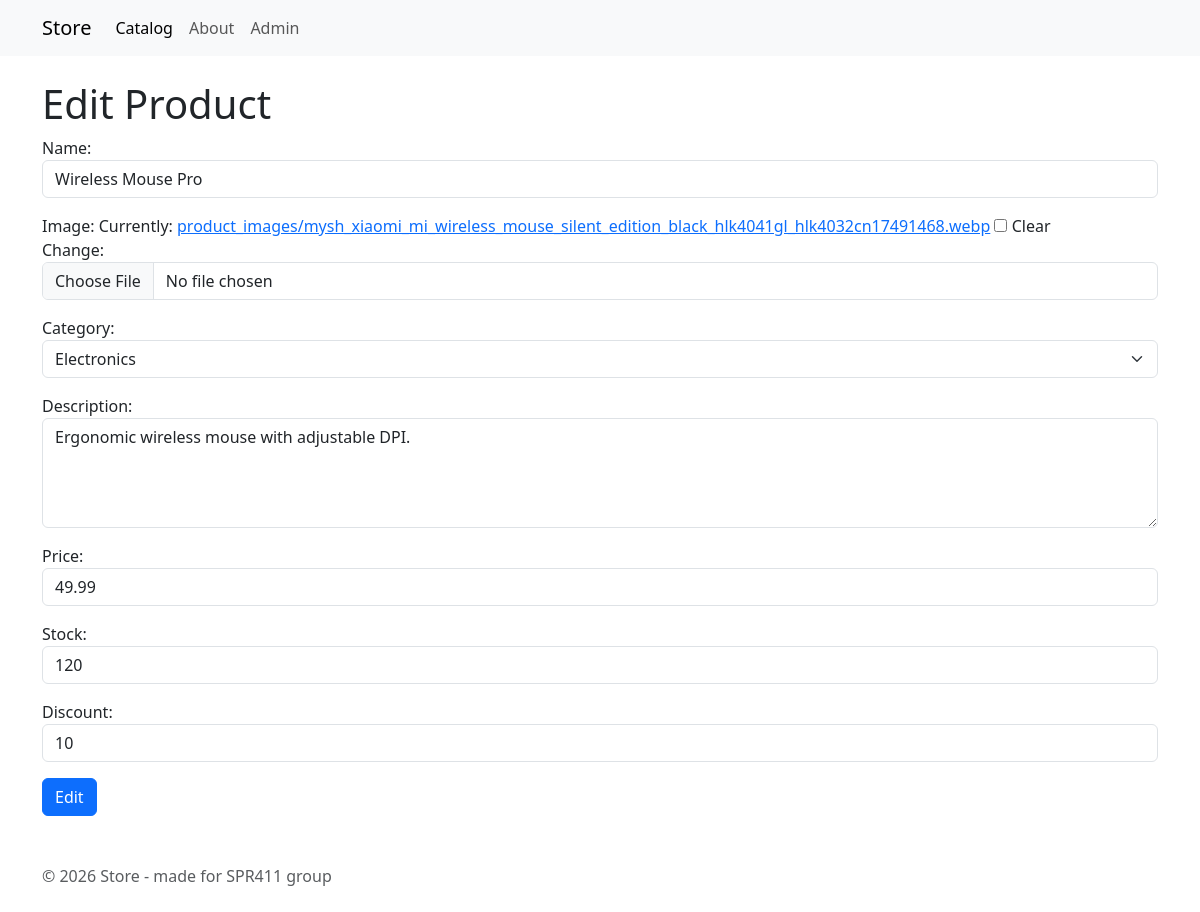
The app's page /products/edit/1/ with its own data.
### products_app/models.py (models this page shows, shortened)
class Product(models.Model):
    CATEGORY_CHOICES = [
        ('electronics', 'Electronics'),
        ('clothing', 'Clothing'),
        ('books', 'Books'),
        ('furniture', 'Furniture'),
        ('others', 'Others'),
    ]
    name = models.CharField(max_length=100)
    image = models.ImageField(upload_to='product_images/', null=True, blank=True)
    description = models.TextField(blank=True, null=True)
    price = models.DecimalField(max_digits=10, decimal_places=2)
    stock = models.IntegerField()
    category = models.CharField(max_length=50, choices=CATEGORY_CHOICES, default='others')
    discount = models.IntegerField(default=0)
    created_at = models.DateTimeField(auto_now_add=True)

### products_app/views.py (the view, shortened to what this page needs)
# urls.py: path('products/edit/<int:product_id>/', views.edit_product, name='edit_product'),
def edit_product(request, product_id):
    item = get_object_or_404(Product, id=product_id)
    form = product.ProductForm(instance=item)
    return render(request, 'products/edit.html', {'form': form})

### products_app/forms/product.py
class ProductForm(forms.ModelForm):
    class Meta:
        model = Product
        fields = ['name', 'image', 'category', 'description', 'price', 'stock', 'discount']
        widgets = {
            'name': forms.TextInput(attrs={'class': 'form-control', 'placeholder': 'Product name'}),
            'image': forms.ClearableFileInput(attrs={'class': 'form-control'}),
            'description': forms.Textarea(attrs={'class': 'form-control', 'rows': 4, 'placeholder': 'Description'}),
            'price': forms.NumberInput(attrs={'class': 'form-control', 'step': '0.01', 'placeholder': 'Price'}),
            'stock': forms.NumberInput(attrs={'class': 'form-control', 'placeholder': 'Stock quantity'}),
            'category': forms.Select(attrs={'class': 'form-select'}),
            'discount': forms.NumberInput(attrs={'class': 'form-control', 'placeholder': 'Discount %'}),
        }

### products_app/templates/products/edit.html (shortened to what this page needs)
{% extends "layout.html" %} {% block content %}
<h1>Edit Product</h1>
<form method="post" enctype="multipart/form-data">
  <div class="form-group">
    {% for field in form %}
    <div class="mb-3">
      {{ field.label_tag }} {{ field }}
    </div>
    {% endfor %}
  </div>
  <button type="submit" class="btn btn-primary">Edit</button>
</form>
{% endblock %}

### records on screen
Product: form "Wireless Mouse Pro" "Electronics" "Ergonomic wireless mouse with adjustable DPI." "49.99" "120" "10"

### other values on screen
{{ field.label_tag }} "Name:" "Image:" "Category:" "Description:" "Price:" "Stock:" "Discount:"
